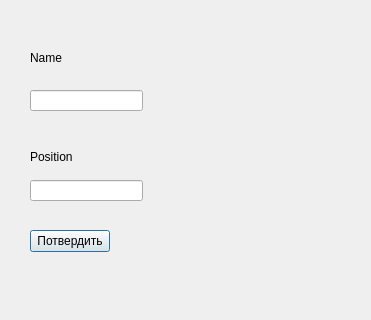
<?xml version="1.0" encoding="UTF-8"?>
<ui version="4.0">
 <class>adduserdialog</class>
 <widget class="QDialog" name="adduserdialog">
  <property name="geometry">
   <rect>
    <x>0</x>
    <y>0</y>
    <width>371</width>
    <height>320</height>
   </rect>
  </property>
  <property name="windowTitle">
   <string>Dialog</string>
  </property>
  <widget class="QLabel" name="label">
   <property name="geometry">
    <rect>
     <x>30</x>
     <y>50</y>
     <width>171</width>
     <height>16</height>
    </rect>
   </property>
   <property name="text">
    <string>Name</string>
   </property>
  </widget>
  <widget class="QLabel" name="label_2">
   <property name="geometry">
    <rect>
     <x>30</x>
     <y>150</y>
     <width>47</width>
     <height>14</height>
    </rect>
   </property>
   <property name="text">
    <string>Position</string>
   </property>
  </widget>
  <widget class="QLineEdit" name="lineEdit">
   <property name="geometry">
    <rect>
     <x>30</x>
     <y>90</y>
     <width>113</width>
     <height>21</height>
    </rect>
   </property>
  </widget>
  <widget class="QLineEdit" name="lineEdit_2">
   <property name="geometry">
    <rect>
     <x>30</x>
     <y>180</y>
     <width>113</width>
     <height>21</height>
    </rect>
   </property>
  </widget>
  <widget class="QPushButton" name="pushButton">
   <property name="geometry">
    <rect>
     <x>30</x>
     <y>230</y>
     <width>80</width>
     <height>22</height>
    </rect>
   </property>
   <property name="text">
    <string>Потвердить</string>
   </property>
  </widget>
 </widget>
 <resources/>
 <connections/>
</ui>
